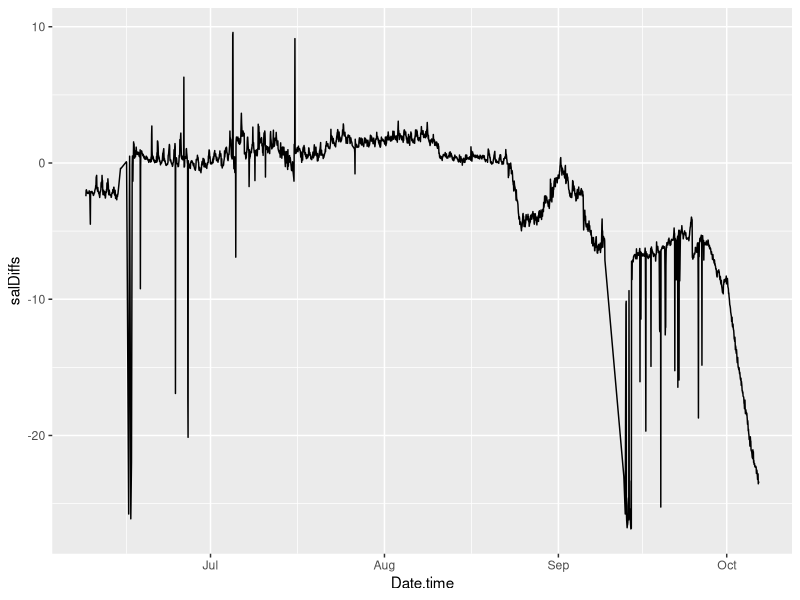
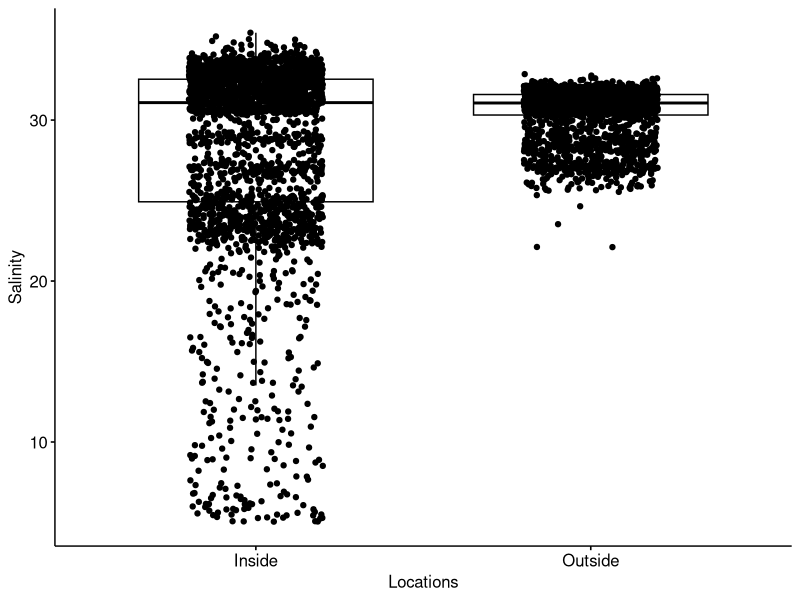

R code for these plots, in order: (Note: this script raises an error after producing the figures.)
#Bremen Oyster Data Statistical Tests
#Ruby Krasnow
#Last modified 6/25/23

library(tidyverse)
library(lubridate)
library(ggpubr)
library(rstatix)

# Salinity ----------------------------------------------------------------

#read data
hobo<-read.csv("hobo.csv")
hobo$Date.time<-mdy_hms(hobo$Date.time)

noAir<- hobo[hobo$High.sal>5,]

#Find hours when both sensors logged with no issues
Inside<-noAir[noAir$Location=="Inside",]
Outside<-noAir[noAir$Location=="Outside",]
InsideDates<-Inside$Date.time
OutsideDates<-Outside$Date.time
commonDates<-base::intersect(InsideDates, OutsideDates)
common<-noAir[(noAir$Date.time %in% commonDates),]

InsideCommon<-common[common$Location=='Inside',]
OutsideCommon<-common[common$Location=='Outside',]

common2<- left_join(InsideCommon, OutsideCommon, by="Date.time")

common2 <- common2 %>% 
  mutate(salIn = High.sal.x,
         salOut = High.sal.y,
         tempIn = Temp.x,
         tempOut = Temp.y,
         .keep = "unused") %>% 
  select(-c("Location.x", "Location.y")) 

common2<- common2 %>% 
  mutate(salDiffs = salIn - salOut)

ggplot(common2, aes(x=Date.time, y=salDiffs))+geom_line()
mean(common2$salDiffs)
mean(common2$salIn)

bxp <- ggboxplot(
  common, x = "Location", y = "High.sal", 
  ylab = "Salinity", xlab = "Locations", add = "jitter"
)
bxp

common %>%
  group_by(Location) %>%
  identify_outliers(High.sal)


common %>%
  group_by(Location) %>%
  shapiro_test(High.sal)

commonSalInside2 <- InsideCommon %>%
  select(Location, Date.time, High.sal) %>%
  mutate(daily_sal_avg= rollmean(High.sal, k = 24, fill = NA))

commonSalOutside2 <- OutsideCommon %>%
  select(Location, Date.time, High.sal) %>%
  mutate(out_sal_daily_avg= rollmean(High.sal, k = 24, fill = NA))

both_sal_rolling<-c(commonSalInside2$daily_sal_avg, commonSalOutside2$out_sal_daily_avg)
common$sal_rolling<-both_sal_rolling

avgIn <- commonSalInside2$daily_sal_avg
avgOut <- commonSalOutside2$out_sal_daily_avg
date <- commonSalInside2$Date.time
  
sal<- tibble(date, avgIn, avgOut)
sal<- sal %>% 
  mutate(avgSalDiff = avgIn - avgOut)

summer <- sal %>% 
  filter(date < "2022-09-01 01:00:00")

ggplot(sal, aes(x=date, y=avgSalDiff))+geom_line()
ggplot(summer, aes(x=date, y=avgSalDiff))+geom_line()

ggplot(common, aes(x=Date.time, y=sal_rolling, group=Location, color=Location))+geom_line()
ggplot(commonSummer, aes(x=Date.time, y=sal_rolling, group=Location, color=Location))+geom_line()

commonSummer <- common %>% 
  filter(Date.time < "2022-09-01 01:00:00")

stat.test <- commonSummer  %>%
  sign_test(sal_rolling ~ Location, detailed = TRUE) %>%
  add_significance()
stat.test

stat.test2 <- common  %>%
  sign_test(sal_rolling ~ Location, detailed = TRUE) %>%
  add_significance()
stat.test2

commonSummer %>% 
  group_by(Location) %>% 
get_summary_stats(sal_rolling)

test<- summer %>%  filter (avgSalDiff > 0)
length(test$date)/1937
1442/1937

sign_test(common2, salDiffs ~ 1, mu=0)
test<- common2 %>%  filter (salDiffs > 0)
length(test$salDiffs)/2696

rm(list=ls())
